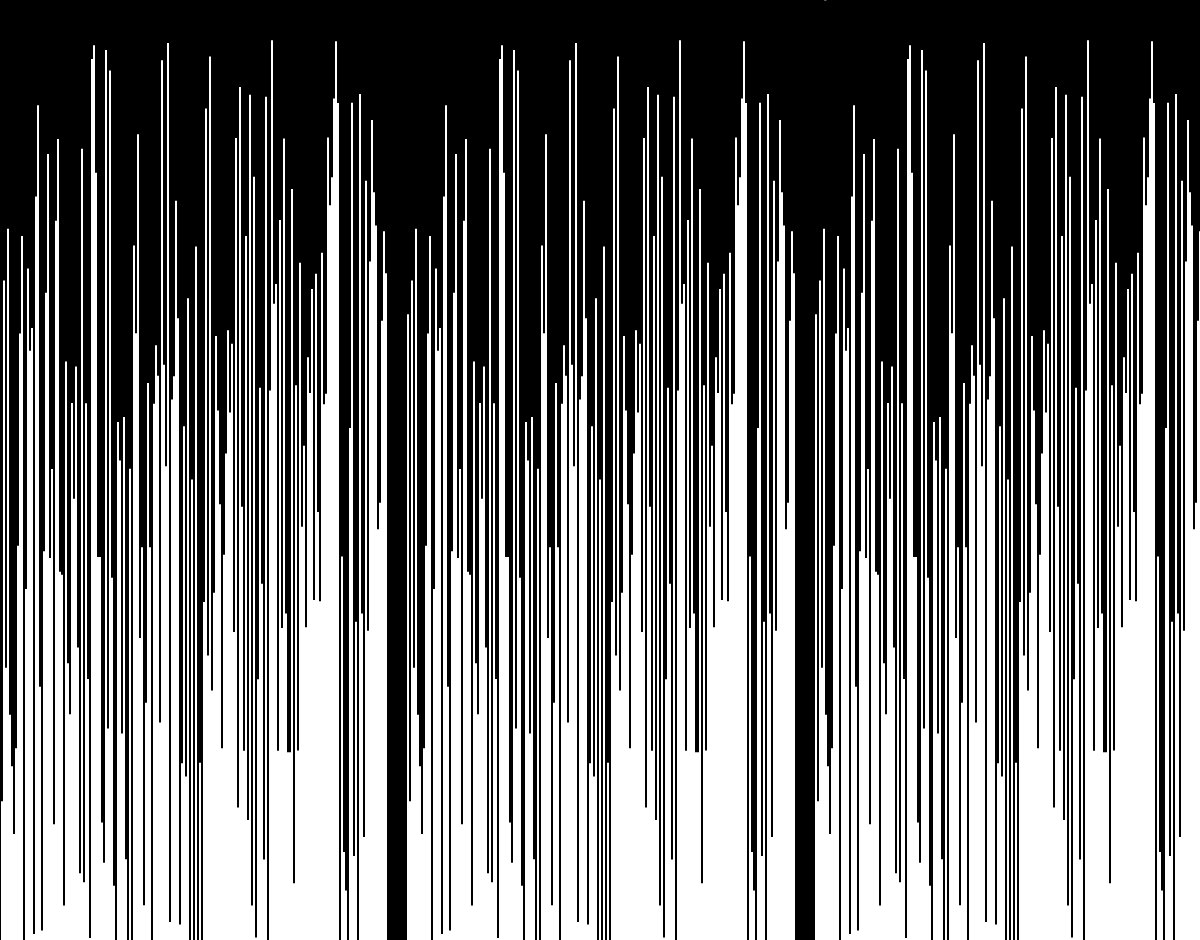
Frame 1 (no input)
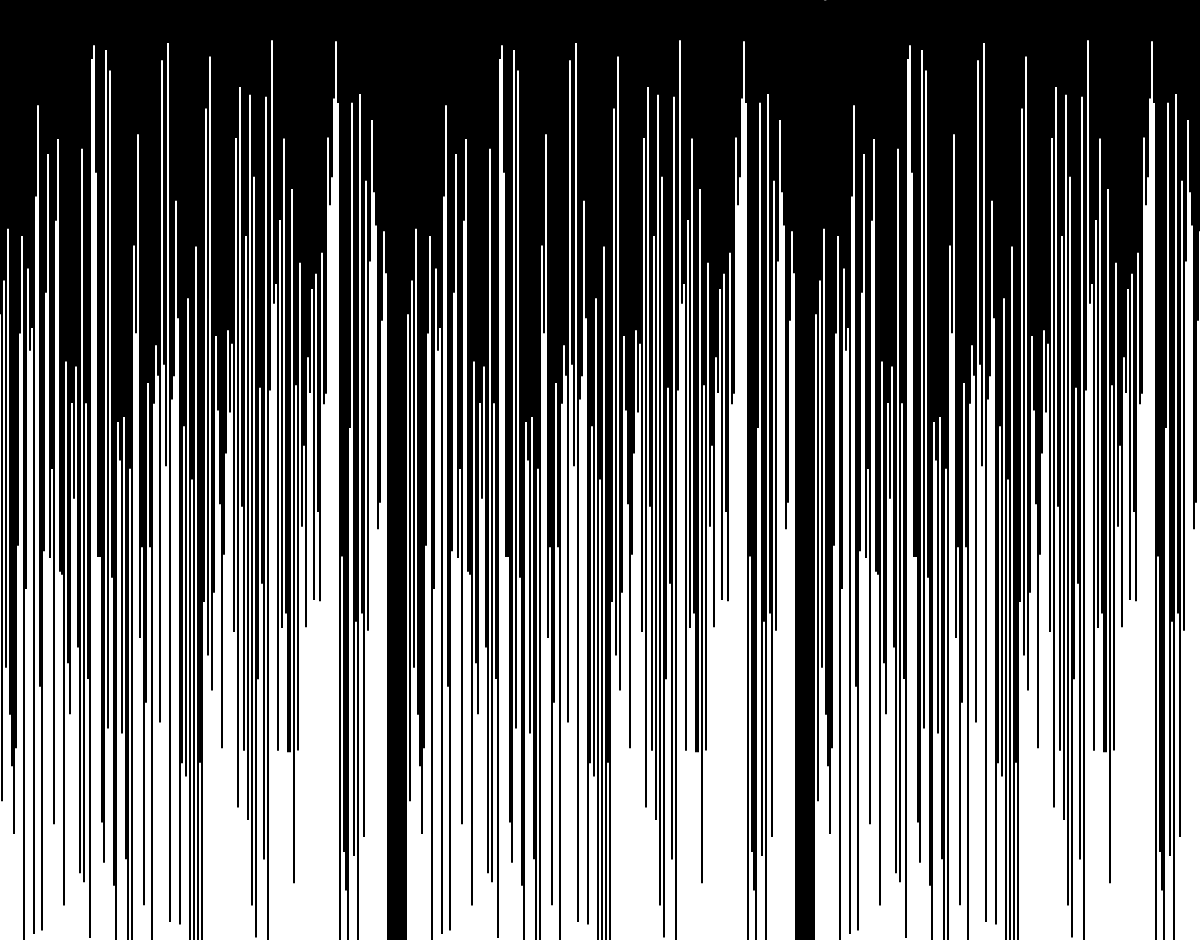
Frame 60 (no input)
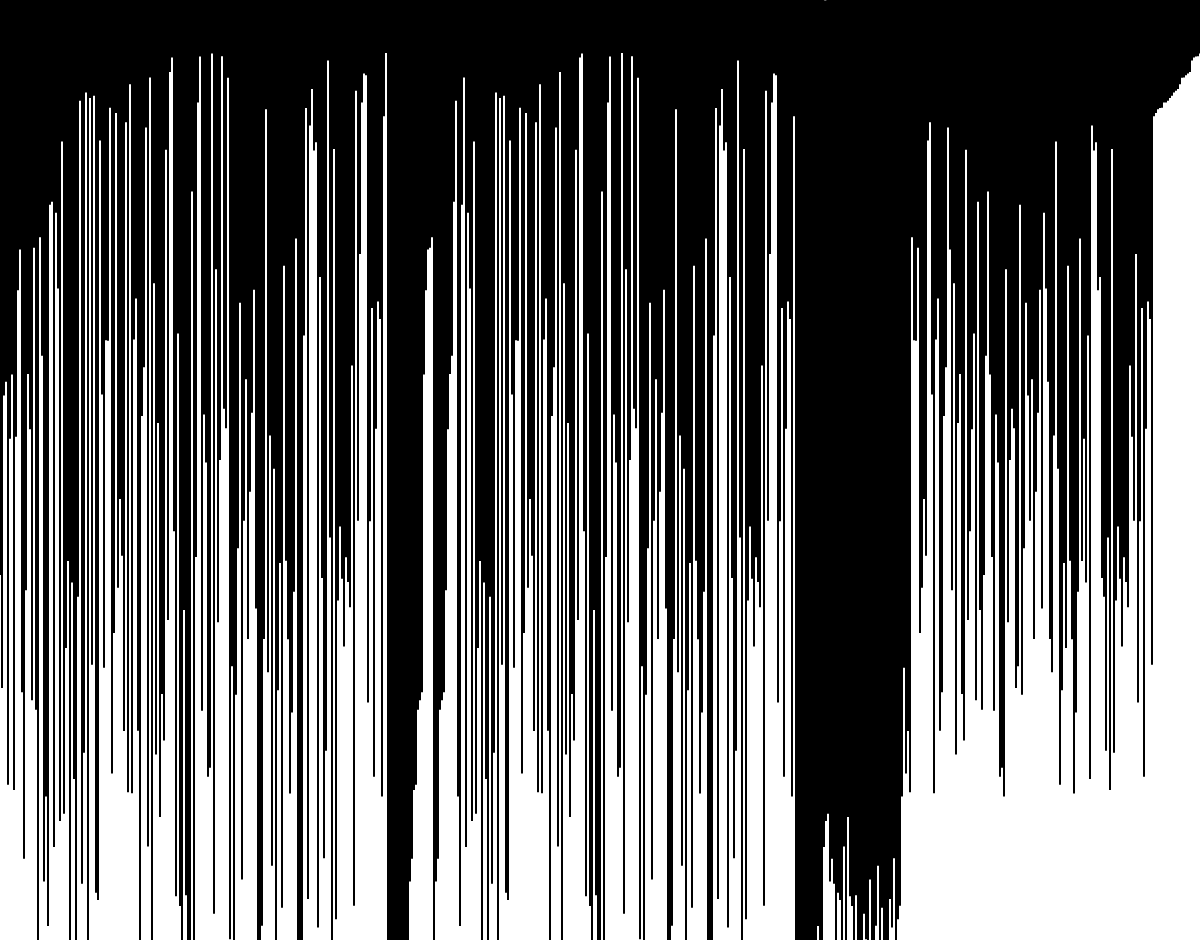
Frame 120 (the mouse pressed at the canvas centre since frame 60)

The p5.js sketch that drew these frames (run headless with seeded random() and noise() and a simulated clock; from frame 60 on, the mouse is pressed at the canvas centre):

// p5.js sketch
// ── sketch.js
const sortingTypes = 3;
const size = 2;
const gap = 20;
let exampleSize = 500;
let valuesBubble = [];
let valuesQuick = [];
let valuesMerge = [];
let bubbleM = 0;
var bubbleRun = false;
var quickRun = false;
var mergeRun = false;
var timeAdded = 0;
var startLabel;
var canvas;
var bubbleSortLabel;
var mergeSortLabel;
var quickSortLabel;
var started = false;

function setup(){
  let windowForType = parseInt((windowWidth/size)/sortingTypes);
  if(exampleSize*size > windowForType){
    exampleSize = windowForType - parseInt(gap/size - gap/(sortingTypes*2));
  }

  startLabel = createP('CLICK ANYWHERE TO START');
  startLabel.style('color','white');
  startLabel.style('font-size','15px');
  startLabel.position((windowWidth/2)-100,2);

  bubbleSortLabel = createP('BUBBLE SORT');
  bubbleSortLabel.style('color','white');
  bubbleSortLabel.style('font-size','15px');
  bubbleSortLabel.position(exampleSize*size*0 + gap*0,30);

  mergeSortLabel = createP('MERGE SORT');
  mergeSortLabel.style('color','white');
  mergeSortLabel.style('font-size','15px');
  mergeSortLabel.position(exampleSize*size*1 + gap*1,30);

  quickSortLabel = createP('QUICK SORT');
  quickSortLabel.style('color','white');
  quickSortLabel.style('font-size','15px');
  quickSortLabel.position(exampleSize*size*2 + gap*2,30);

  canvas = createCanvas(windowWidth, windowHeight-40);
  canvas.position(0,60);

  valuesBubble = [];
  for(let i = 0; i < exampleSize; i++){
    valuesBubble.push(random(canvas.size().height));
  }
  valuesQuick = valuesBubble.slice(0);
  valuesMerge = valuesBubble.slice(0);
}

function mousePressed(){
  if(!started){
    valuesBubble = [];
    for(let i = 0; i < exampleSize; i++){
      valuesBubble.push(random(canvas.size().height));
    }
    valuesQuick = valuesBubble.slice(0);
    valuesMerge = valuesBubble.slice(0);
    bubbleRun = true;
    mergeRun = true;
    quickRun = true;
    started = true;
  }
  startLabel.remove();
}

function draw() {
  background(0);

  sortingVis(valuesBubble,0);
  sortingVis(valuesQuick,2);
  sortingVis(valuesMerge,1);

  if(started){
    while(bubbleRun){
      bubbleSort();
      bubbleRun = false;
    }
    while(quickRun){
      quickSort(valuesQuick,0,valuesQuick.length-1);
      quickRun = false;
    }
    while(mergeRun){
      mergeSort(valuesMerge,0,valuesMerge.length-1);
      mergeRun = false;
    }
  }
}

function sortingVis(values,order){
  let positionOffset = exampleSize*size*order + gap*order;
  for (let i = 0; i < values.length; i++){
    line(i*size + positionOffset,windowHeight,i*size + positionOffset,windowHeight - values[i]);
    strokeWeight(size);
    strokeCap(SQUARE);
    stroke(255);
  }
}

async function swap(values, a, b){
  await sleep(timeAdded);
  let buff = values[a];
  values[a] = values[b];
  values[b] = buff;
}

function sleep(ms){
  return new Promise(resolve => setTimeout(resolve, ms));
}

// ── bubbleSort.js
//One full data loop
async function bubbleSort(){
  while(bubbleM < valuesBubble.length){
    for(let bubbleN = 0; bubbleN <= valuesBubble.length - bubbleM -1; bubbleN++){
        let a = valuesBubble[bubbleN];
        let b = valuesBubble[bubbleN+1];
        if (a > b){
          await swap(valuesBubble, bubbleN, bubbleN+1);
        }
      }
    bubbleM++;
  }
}

// ── mergeSort.js
async function mergeSort(array, start, end){
  if(start < end){
    let mid = parseInt((start+end)/2)
    await mergeSort(array,start,mid);
    await mergeSort(array,mid+1,end);
    await merge(array,start,mid,end);
  }
}

async function merge(array,start,mid,end){
  let sortedTemp = [];
  let a = start;
  let b = mid+1;

  while (a <= mid && b <= end){
    if(array[a] <= array[b]){
      sortedTemp.push(array[a++]);
      await sleep(timeAdded);
    } else {
      sortedTemp.push(array[b++]);
      await sleep(timeAdded);
    }
  }

  while(a <= mid){
    sortedTemp.push(array[a++]);
    await sleep(timeAdded);
  }

  while(b <= end){
    sortedTemp.push(array[b++]);
    await sleep(timeAdded);
  }

  for(i = start; i <= end; i++){
    array[i] = sortedTemp[i - start];
    await sleep(timeAdded);
  }
}

// ── quickSort.js
async function quickSort(array, start, end){
  if(start >= end){
    return;
  }
  let index = await partition(array,start,end);
  await Promise.all([quickSort(array,start, index-1), quickSort(array,index+1,end)]);
}

async function partition(array, start, end){
  let pivotIndex = start;
  let pivotValue = array[end];
  for(let i = start; i < end; i++){
    if(array[i] < pivotValue){
      await swap(array, i, pivotIndex);
      pivotIndex++;
    }
  }
  await swap(array, pivotIndex, end);
  return pivotIndex;
}
